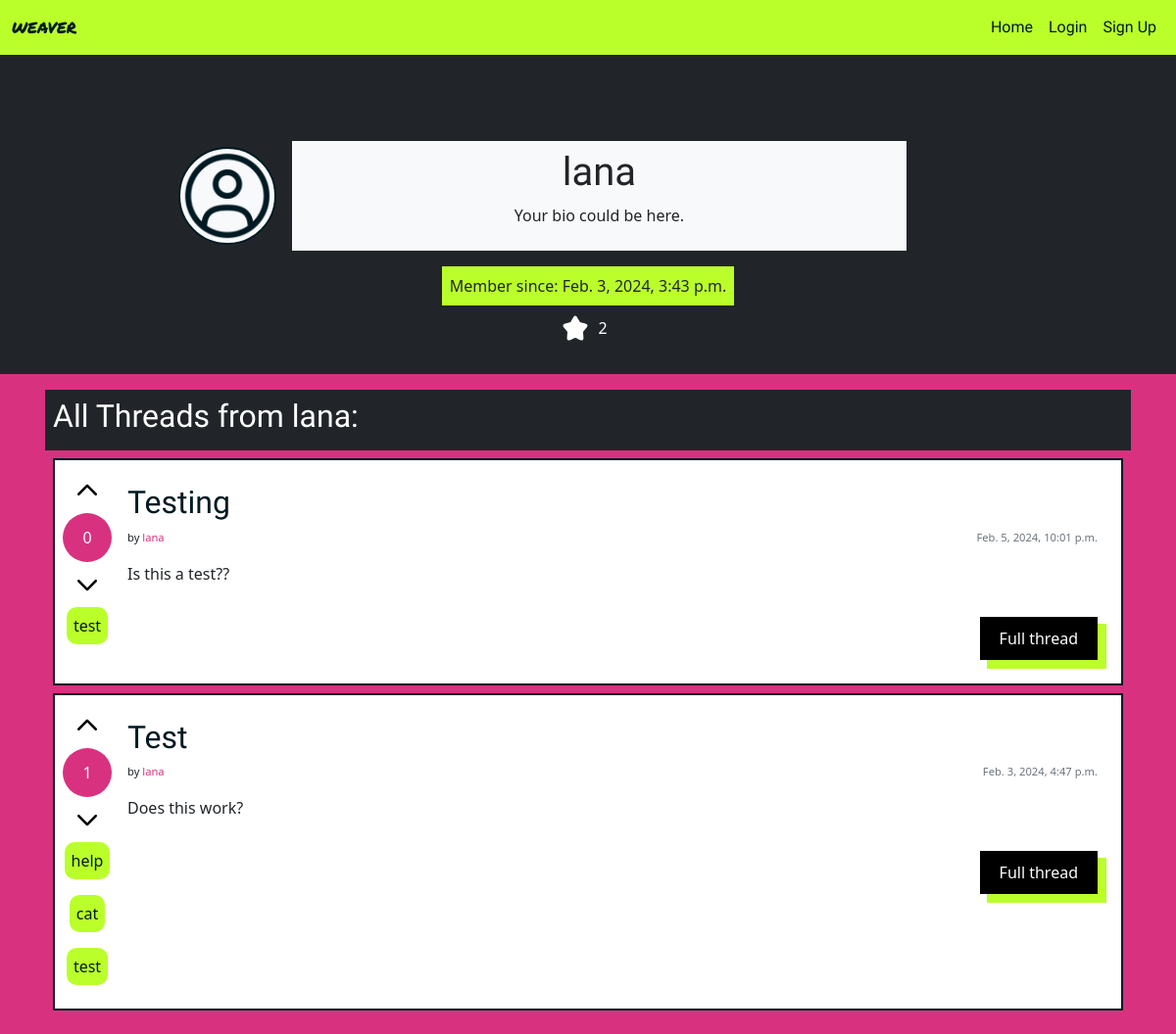
The app's page /profile/lana/, older data.
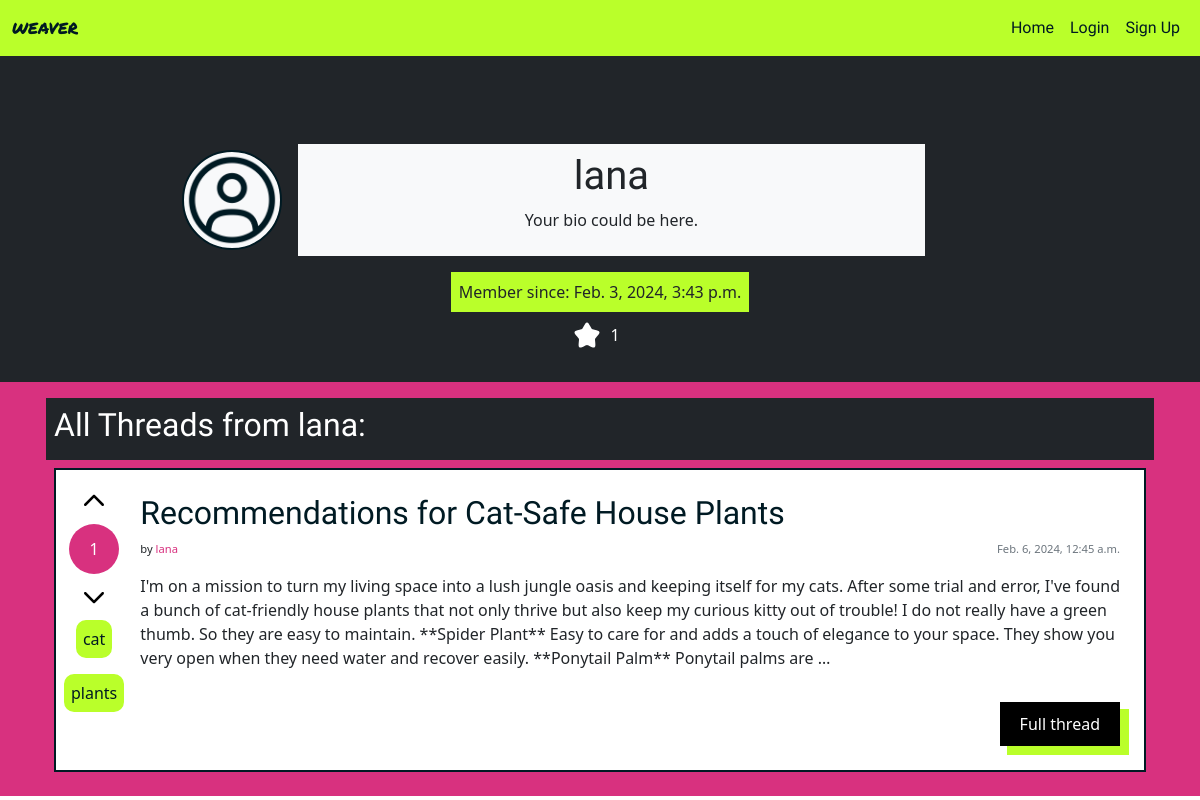
The same page, newer data.
### weave_manager/models.py (models this page shows, shortened)
class Thread(models.Model):
    title = models.CharField(max_length=200, unique=True)
    slug = models.SlugField(max_length=200)
    author = models.ForeignKey(settings.AUTH_USER_MODEL,
        on_delete=models.CASCADE, related_name="posts")
    content = models.TextField()
    votes = models.IntegerField(default=0)
    created_on = models.DateTimeField(auto_now_add=True)
    status = models.IntegerField(choices=STATUS, default=0)
    tags = TaggableManager()
    class Meta:
        ordering = ["-created_on"]

### authentication/models.py (models this page shows)
class User(AbstractUser):
    bio = models.CharField(max_length=200, unique=False, default="Your bio could be here.")
    created_on = models.DateTimeField(auto_now_add=True)
    profile_pic = models.ImageField(null=True, blank=True, default="default.png")

### authentication/views.py (the view)
# urls.py: path('profile/<slug:username>/', views.UserProfileView.as_view(), name='user_profile'),
class UserProfileView(generic.DetailView):
    model = User
    template_name = "profile.html"
    slug_field = "username"
    slug_url_kwarg = "username"
    context_object_name = "user"
    def get_context_data(self, **kwargs):
        context = super().get_context_data(**kwargs)
        user_threads = Thread.objects.filter(author=self.object)
        thread_votes = user_threads.aggregate(Sum('votes'))['votes__sum']
        if not thread_votes:
            thread_votes = 0
        user_comments = Comment.objects.filter(author=self.object)
        comment_votes = user_comments.aggregate(Sum('votes'))['votes__sum']
        if not comment_votes:
            comment_votes = 0
        total_votes = thread_votes + comment_votes
        context['total_votes'] = total_votes
        return context

### authentication/templates/profile.html (shortened to what this page needs)
{% extends "base.html" %}
{% block content %}
{% load static %}
{% load i18n %}
{% load crispy_forms_tags %}
<div class="bg-dark p-3">
	<div class="container-lg my-2">
		<div class="d-flex flex-column align-items-center">
			<div class="pt-5 d-flex md-rows align-items-center w-100 max-w-75">
				<img src="{{ user.profile_pic.url }}" alt="Profile Picture" class="profile-pic bg-light rounded-circle">
				<div class="bg-light text-dark w-75 p-2 m-3 text-center">
					<h1>{{ user.username }}</h1>
					<p>{{ user.bio }}</p>
				</div>
			</div>
			<div class="d-flex justify-content-center">
				<p class="bg-hl p-2 m-0">Member since: {{ user.created_on }}</p>
			</div>
			<div class="d-flex flex-row justify-content-center align-items-center py-2">
				<img src="{% static 'img/icons/star.svg' %}" alt="star" class="icon">
				{% if total_votes %}
				<p class="m-0 p-0 text-white px-2">{{ total_votes }}</p>
				{% else %}
				<p class="m-0 p-0 text-white px-2">Collected Upvotes: 0</p>
				{% endif %}
			</div>
		</div>
	</div>
</div>
<div class="d-flex flex-column bg-hl-pink h-100">
	<div class="container-lg p-3 h-100">
		<div class="bg-dark p-2 mb-2">
			{% if request.user.username == user.username %}
			<h2 class="text-white">All your Threads:</h2>
			{% else %}
			<h2 class="text-white">All Threads from {{user.username}}:</h2>
			{% endif %}
		</div>
		{% if user.posts.all %}
		{% for thread in user.posts.all %}
		<div class="card m-2 p-2 d-flex flex-row">
			<div class="d-flex flex-column align-items-center">
				<a href="{% url 'upvote_thread' thread_id=thread.id %}"><img src="{% static 'img/icons/up.svg' %}" alt="upvote" class="icon m-2"></a>
				<p class="circle m-0">{{ thread.votes }}</p>
				<a href="{% url 'downvote_thread' thread_id=thread.id %}"><img src="{% static 'img/icons/up.svg' %}" alt="downvote" class="icon m-2 rotate-180"></a>
				{% for tag in thread.tags.all %}
				<a href="{% url 'tag_site' slug=tag.slug %}">
					<p class="tag">{{ tag }}</p>
				</a>
				{% endfor %}
			</div>
			<div class="card-body d-flex flex-column">
				<h2><a href="{% url 'thread_detail' thread_id=thread.id slug=thread.slug %}" class="card-title text-break">{{ thread.title }}</a></h2>
				<div class="d-flex flex-row justify-content-between">
					<p class="fs-7">by <a href="{% url 'user_profile' username=thread.author %}" class="link">{{ thread.author }}</a></p>
					<p class="card-text text-muted fs-7">{{ thread.created_on}}
				</div>
				<p class="card-text">{{ thread.content|truncatechars:500 }}</p>
				<a href="{% url 'thread_detail' thread_id=thread.id slug=thread.slug %}" class="neon-button align-self-end">Full thread</a>
			</div>
		</div>
		{% endfor %}
		{% else %}
		<p>No threads available for this user.</p>
		{% endif %}
	</div>
</div>
{% endblock %}

Row changes from the older to the newer data that the page shows:
removed Thread: votes "0", title "Testing", author "lana", created_on "Feb. 5, 2024, 10:01 p.m.", content "Is this a test??"
no longer on this page (row unchanged): Tag: name "test"
removed Thread: votes "1", title "Test", author "lana", created_on "Feb. 3, 2024, 4:47 p.m.", content "Does this work?", Tag (name "cat")
no longer on this page (row unchanged): Tag: name "help", shown under "1"
added Thread: votes "1", title "Recommendations for Cat-Safe House Plants", author "lana", created_on "Feb. 6, 2024, 12:45 a.m.", content "I'm on a mission to turn my living space into a lush jungle oasis and keeping itself for my cats. After some trial and error, I've found a bunch of cat-friendly house plants that not only thrive but also keep my curious kitty out of trouble! I do not really have a green thumb. So they are easy to maintain. **Spider Plant** Easy to care for and adds a touch of elegance to your space. They show you very open when they need water and recover easily. **Ponytail Palm** Ponytail palms are …", Tag (name "cat")
added Tag: name "plants", shown under "1"
Text that changed along with them:
{{ total_votes }}: "2" → "1"
